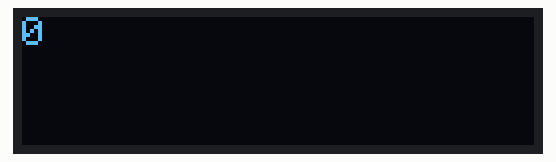
This sketch was run on a simulated Arduino Uno, built with avr-gcc and run on an emulated ATmega328P. On the bench: 128×32 one-colour display. The display library's start-up logo is not drawn.

Above: at 2.21 s.
At 6.86 s:
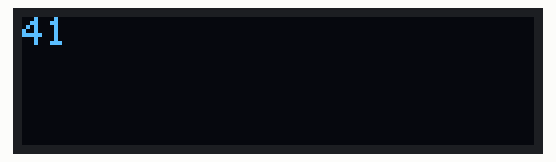
At 11.62 s:
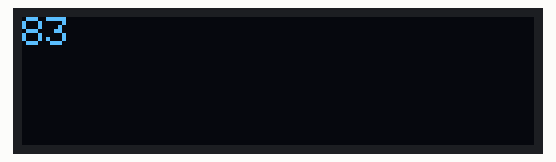
At 21.05 s:
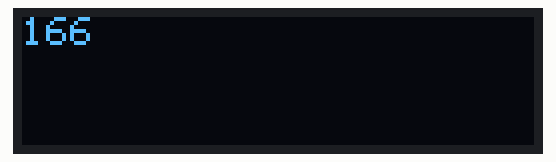
At 30.48 s:
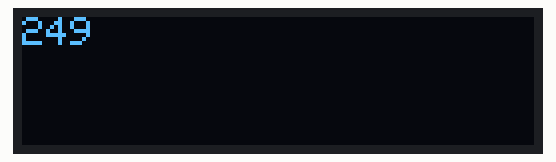
At 39.92 s:
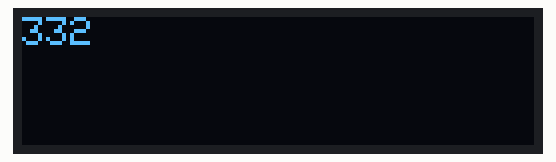

The sketch:

oled.ino
```cpp
//search SSD1306 and install "Adafruit SSD1306"

#include <Wire.h>
#include <Adafruit_SSD1306.h>

#define SCREEN_WIDTH 128
#define SCREEN_HEIGHT 32
#define OLED_RESET     -1
#define SCREEN_ADDRESS 0x3C

Adafruit_SSD1306 display(SCREEN_WIDTH, SCREEN_HEIGHT, &Wire, OLED_RESET);

int n;
void setup() {
  Serial.begin(9600);
  if(!display.begin(SSD1306_SWITCHCAPVCC, SCREEN_ADDRESS)) {
    Serial.println(F("SSD1306 allocation failed"));
    for(;;);
  }
  display.display();
  delay(2000);
  display.clearDisplay();

  n = 0;
}

void loop() {
  display.clearDisplay();
  display.setTextSize(1);
  display.setTextColor(SSD1306_WHITE);
  display.setCursor(0, 0);
  display.println(n++);
  delay(100);
  display.display();
}
```
